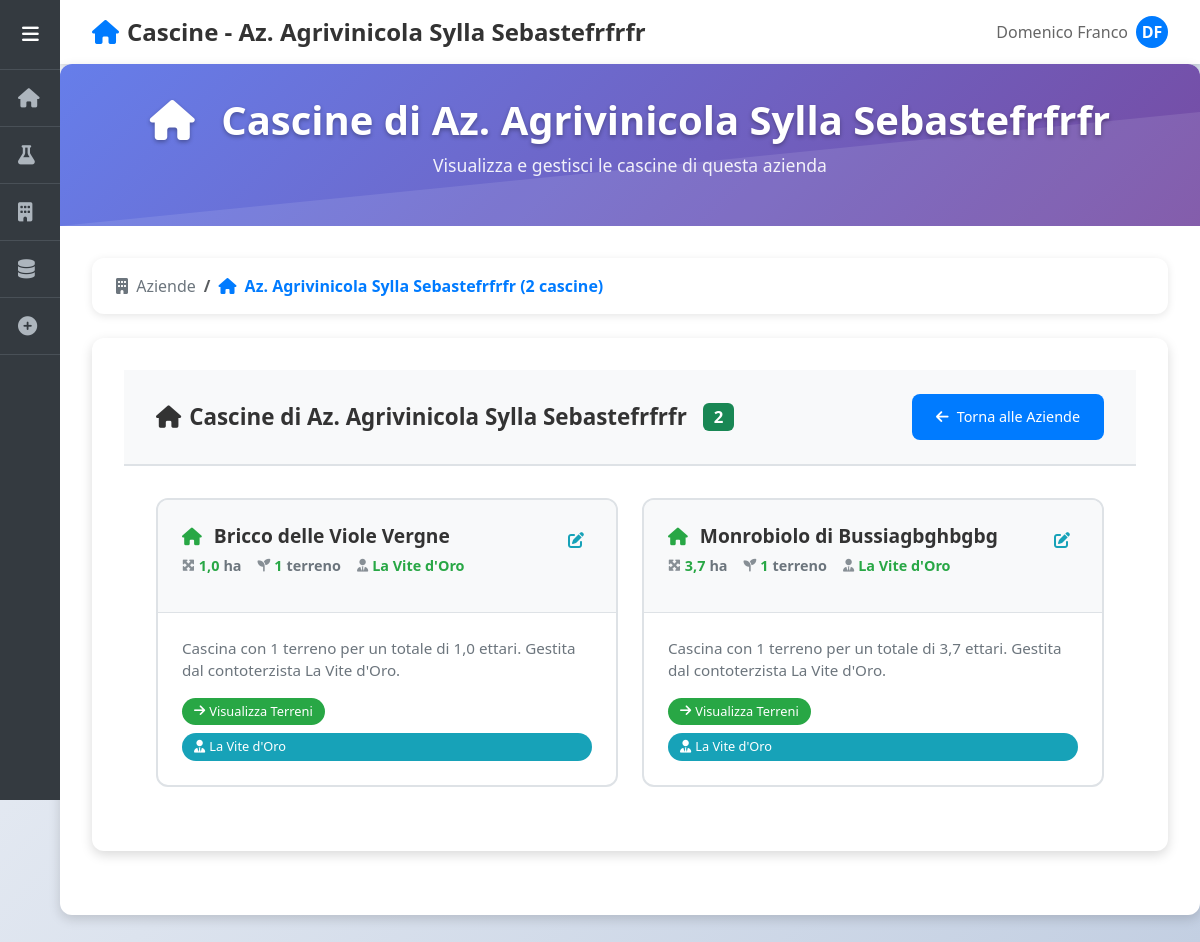
The page /aziende/202/cascine/ on the database as committed earlier.
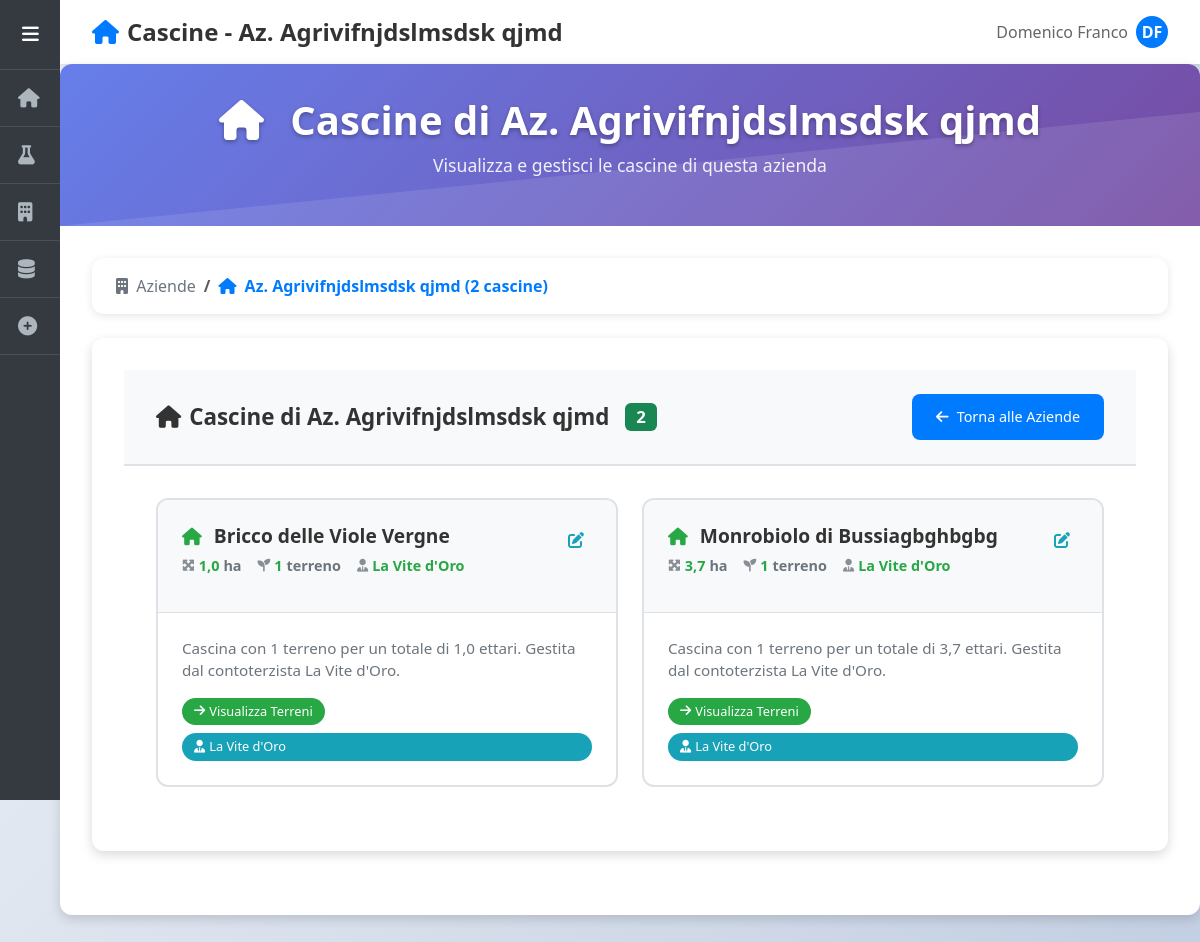
The same page on the database as committed later.
### domenico/models.py (models this page shows, shortened)
class Cliente(models.Model):
    nome = models.CharField(max_length=200)
    creato_il = models.DateTimeField(auto_now_add=True)

### domenico/views.py (the view)
# urls.py: path('aziende/<int:cliente_id>/cascine/', views.aziende_cascine, name='aziende_cascine'),
def aziende_cascine(request, cliente_id):
    from django.db.models import Sum, Count, Q
    from django.db.models.functions import Lower
    search_query = request.GET.get('search', '').strip()
    cliente = get_object_or_404(Cliente, id=cliente_id)
    cascine = cliente.cascine.prefetch_related(
        'terreni', 'contoterzista'
    ).annotate(
        superficie_totale=Sum('terreni__superficie')
    )
    if search_query:
        cascine = cascine.filter(
            nome__icontains=search_query
        )
    cascine = cascine.order_by(Lower('nome'))
    cascine_data = []
    for cascina in cascine:
        cascina_dict = {
            'id': cascina.id,
            'nome': cascina.nome,
            'superficie_totale': cascina.superficie_totale or 0,
            'terreni_count': cascina.terreni.count(),
            'contoterzista': cascina.contoterzista,
            'terreni': list(cascina.terreni.all().order_by(Lower('nome')))
        }
        cascine_data.append(cascina_dict)
    context = {
        'cliente': cliente,
        'cascine_data': cascine_data,
        'search_query': search_query,
        'total_count': len(cascine_data),
        'breadcrumb_level': 'cascine'
    }
    return render(request, 'aziende_cascine.html', context)

### domenico/templates/aziende_cascine.html (shortened to what the changed rows need)
{% extends 'base.html' %}
{% load aziende_extras %}
{% block page_title %}Cascine - {{ cliente.nome }}{% endblock %}
{% block page_icon %}<i class="fas fa-home"></i>{% endblock %}
{% block content %}
<div class="page-header">
    <div class="page-header-content">
        <h1>
            <i class="fas fa-home me-3"></i>
            Cascine di {{ cliente.nome }}
        </h1>
        <p>Visualizza e gestisci le cascine di questa azienda</p>
    </div>
</div>
<div class="breadcrumb-container">
    <nav aria-label="breadcrumb">
        <ol class="breadcrumb">
            <li class="breadcrumb-item">
                <a href="{% url 'aziende' %}">
                </a>
            </li>
            <li class="breadcrumb-item active">
                <i class="fas fa-home me-1"></i>
                {{ cliente.nome }} ({{ cascine_data|length }} cascin{{ cascine_data|length|pluralize:"a,e" }})
            </li>
        </ol>
    </nav>
</div>
<div class="content-area">
    <div class="content-header">
        <h2 class="content-title">
            <i class="fas fa-home"></i>
            Cascine di {{ cliente.nome }}
            <span class="badge bg-success ms-2">{{ cascine_data|length }}</span>
        </h2>
        <a href="{% url 'aziende' %}" class="back-button">
            <i class="fas fa-arrow-left"></i>
            Torna alle Aziende
        </a>
    </div>
</div>
{% endblock %}

Rows that differ between the two databases and show on the page:
changed Cliente: nome "Az. Agrivinicola Sylla Sebastefrfrfr" → "Az. Agrivifnjdslmsdsk qjmd"
